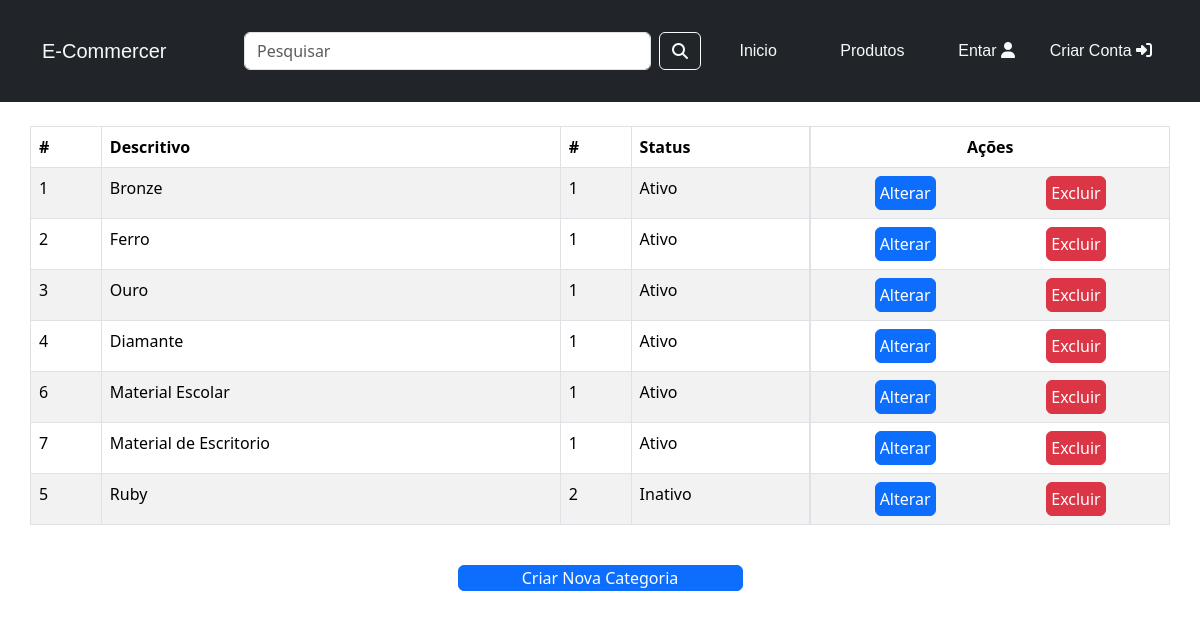
Screenshot of /admin/categorias.php with the database file from the repository.
### tables this page shows
CREATE TABLE `tb_categorias` (
  `id_categoria` int(11) NOT NULL AUTO_INCREMENT,
  `descritivo` varchar(80) NOT NULL,
  `id_status_categoria` int(11) NOT NULL,
  PRIMARY KEY (`id_categoria`),
  UNIQUE KEY `descritivo` (`descritivo`),
  KEY `id_status_categoria` (`id_status_categoria`),
  CONSTRAINT `tb_categorias_ibfk_1` FOREIGN KEY (`id_status_categoria`) REFERENCES `status_categorias` (`id_status_categoria`)
);

CREATE TABLE `status_categorias` (
  `id_status_categoria` int(11) NOT NULL AUTO_INCREMENT,
  `status_categoria` varchar(10) NOT NULL,
  PRIMARY KEY (`id_status_categoria`),
  UNIQUE KEY `status_categoria` (`status_categoria`)
);

### models/conexao.class.php (called while the page is built)
<?php
    class Conexao{
        public function __construct(
            protected $db = null
        ){
            $dsn = 'mysql:host=localhost;dbname=db_ecommercer;charset=utf8mb4';
            $usuario = 'root';
            $senha = '';
            try {
                $this->db = new PDO($dsn, $usuario, $senha);
            } catch (PDOException $erro) {
                echo "Erro na conexãor: {$erro->getCode()}<br>Mensagem: {$erro->getMessage()}";
            }
        }
    }
?>

### models/categoria.class.php (called while the page is built, shortened)
<?php
    class Categoria extends Conexao{
        public function query_listar_todas_categorias(){
            $query = "SELECT * FROM tb_categorias AS c INNER JOIN status_categorias AS s ON (c.id_status_categoria=s.id_status_categoria)";
            $stm = $this->db->prepare($query);
            $stm->execute();
            return $stm->fetchAll(PDO::FETCH_OBJ);
        }
    }

### admin/categorias.php (the view, shortened to what this page needs)
<?php
    require_once "../models/conexao.class.php";
    require_once "../models/categoria.class.php";
    $categoria = new Categoria();
    $tb_categoria = $categoria->query_listar_todas_categorias();
?>
<!DOCTYPE html>
<html lang="pt-BR">
<head>
    <link rel="stylesheet" type="text/css" href="./css/style.css">
    <link href="https://cdn.jsdelivr.net/npm/bootstrap@5.3.2/dist/css/bootstrap.min.css" rel="stylesheet">
</head>
<body id="web-site" class="" onresize="screenSize()" onload="screenSize()">
    <?php
        require_once "../components/header.php";
    ?>
    <div class="container vh-100">
        <div class="row py-4">
            <table class="table table-striped table-bordered">
                <thead class="">
                    <tr class="">
                        <th scope="col">#</th>
                        <th scope="col">Descritivo</th>
                        <th scope="col">#</th>
                        <th scope="col">Status</th>
                        <th scope="col" class="d-flex justify-content-center">Ações</th>
                    </tr>
                </thead>
                <tbody>
                    <?php
                        if(is_array($tb_categoria)){
                            foreach ($tb_categoria as $categoria) {
                                echo "<tr>";
                                    echo "
                                        <td>{$categoria->id_categoria}</td>
                                        <td>{$categoria->descritivo}</td>
                                        <td>{$categoria->id_status_categoria}</td>
                                        <td>{$categoria->status_categoria}</td>
                                        <td class='d-flex flex-row justify-content-around'>
                                            <a class='btn btn-primary p-1' href='alterar_categoria.php?id_categoria={$categoria->id_categoria}'>Alterar</a>
                                            <a class='btn btn-danger p-1' href='excluir_categoria.php?id_categoria={$categoria->id_categoria}'>Excluir</a>
                                    ";
                                    echo "</td>";
                                echo "</tr>";
                            }
                        }
                    ?>
                </tbody>
            </table>
        </div>
        <div class="row justify-content-center">
            <a href="cadastro_categoria.php" class="btn btn-primary w-25">Criar Nova Categoria</a>
        </div>
    </div>
</body>
</html>

### view/css/style.css (style rules this page uses)
h1, h2, h3, h4,h5, h6, a { margin: 0px !important; padding: 0px !important; font-size: 20px; font-family: sans-serif; text-decoration: none !important; }
* { margin: 0px; padding: 0px; box-sizing: border-box !important; list-style: none !important; }
a { font-size: 1em; }
body { padding: 0px 0px; min-height: 100vh; background: #f5f5f5; overflow-x: hidden; }

### rows the page displays
tb_categorias: id_categoria "1", descritivo "Bronze", id_status_categoria.id_status_categoria "1", id_status_categoria.status_categoria "Ativo"
tb_categorias: id_categoria "2", descritivo "Ferro", id_status_categoria.id_status_categoria "1", id_status_categoria.status_categoria "Ativo"
tb_categorias: id_categoria "3", descritivo "Ouro", id_status_categoria.id_status_categoria "1", id_status_categoria.status_categoria "Ativo"
tb_categorias: id_categoria "4", descritivo "Diamante", id_status_categoria.id_status_categoria "1", id_status_categoria.status_categoria "Ativo"
tb_categorias: id_categoria "6", descritivo "Material Escolar", id_status_categoria.id_status_categoria "1", id_status_categoria.status_categoria "Ativo"
tb_categorias: id_categoria "7", descritivo "Material de Escritorio", id_status_categoria.id_status_categoria "1", id_status_categoria.status_categoria "Ativo"
tb_categorias: id_categoria "5", descritivo "Ruby", id_status_categoria.id_status_categoria "2", id_status_categoria.status_categoria "Inativo"
